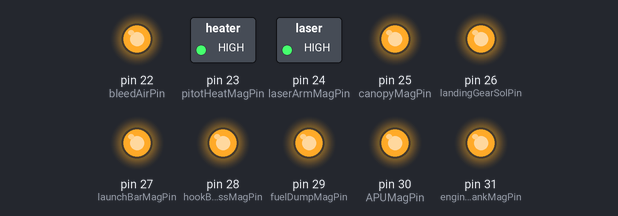
Simulated run of this sketch. Board: Arduino Mega 2560, built with avr-gcc and run on an emulated ATmega2560. Shown: switched loads named in the sketch (green lamp = pin HIGH), output pins drawn as LEDs (lit = HIGH).

Above: at 0.2 s.
At 1.7 s:
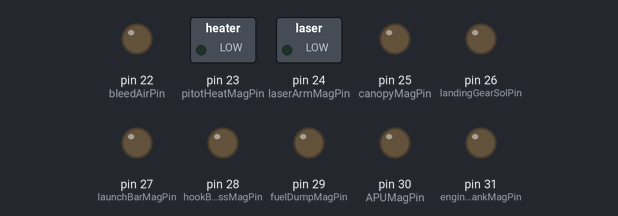
Timing chart, 0 to 3.0 s (numbered marks = the images above):
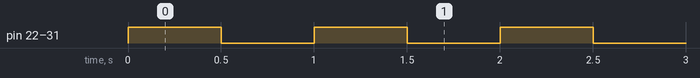

Measured:
- by itself, pin 22 (bleedAirPin), pin 23 (pitotHeatMagPin), pin 24 (laserArmMagPin), pin 25 (canopyMagPin), pin 26 (landingGearSolPin), pin 27 (launchBarMagPin), pin 28 (hookBypassMagPin), pin 29 (fuelDumpMagPin), pin 30 (APUMagPin), pin 31 (engineCrankMagPin): alternates HIGH for 0.50 s and LOW for 0.50 s

The sketch:

Front_Digital_Output_Test.ino
```cpp
const int bleedAirPin = 22;
const int pitotHeatMagPin = 23;
const int laserArmMagPin = 24;
const int canopyMagPin = 25;
const int landingGearSolPin = 26;
const int launchBarMagPin = 27;
const int hookBypassMagPin = 28;
const int fuelDumpMagPin = 29;
const int APUMagPin = 30;
const int engineCrankMagPin = 31;

const int delayTime = 500;

void setup() {

  pinMode(bleedAirPin, OUTPUT);
  pinMode(pitotHeatMagPin, OUTPUT);
  pinMode(laserArmMagPin, OUTPUT);
  pinMode(canopyMagPin, OUTPUT);
  pinMode(landingGearSolPin, OUTPUT);
  pinMode(launchBarMagPin, OUTPUT);
  pinMode(hookBypassMagPin, OUTPUT);
  pinMode(fuelDumpMagPin, OUTPUT);
  pinMode(APUMagPin, OUTPUT);
  pinMode(engineCrankMagPin, OUTPUT);
}

void loop() {


  digitalWrite(bleedAirPin, HIGH);
  digitalWrite(pitotHeatMagPin, HIGH);
  digitalWrite(laserArmMagPin, HIGH);
  digitalWrite(canopyMagPin, HIGH);
  digitalWrite(landingGearSolPin, HIGH);
  digitalWrite(launchBarMagPin, HIGH);
  digitalWrite(hookBypassMagPin, HIGH);
  digitalWrite(fuelDumpMagPin, HIGH);
  digitalWrite(APUMagPin, HIGH);
  digitalWrite(engineCrankMagPin, HIGH);


  delay(delayTime);

  digitalWrite(bleedAirPin, LOW);
  digitalWrite(pitotHeatMagPin, LOW);
  digitalWrite(laserArmMagPin, LOW);
  digitalWrite(canopyMagPin, LOW);
  digitalWrite(landingGearSolPin, LOW);
  digitalWrite(launchBarMagPin, LOW);
  digitalWrite(hookBypassMagPin, LOW);
  digitalWrite(fuelDumpMagPin, LOW);
  digitalWrite(APUMagPin, LOW);
  digitalWrite(engineCrankMagPin, LOW);

  delay(delayTime);

}
```
